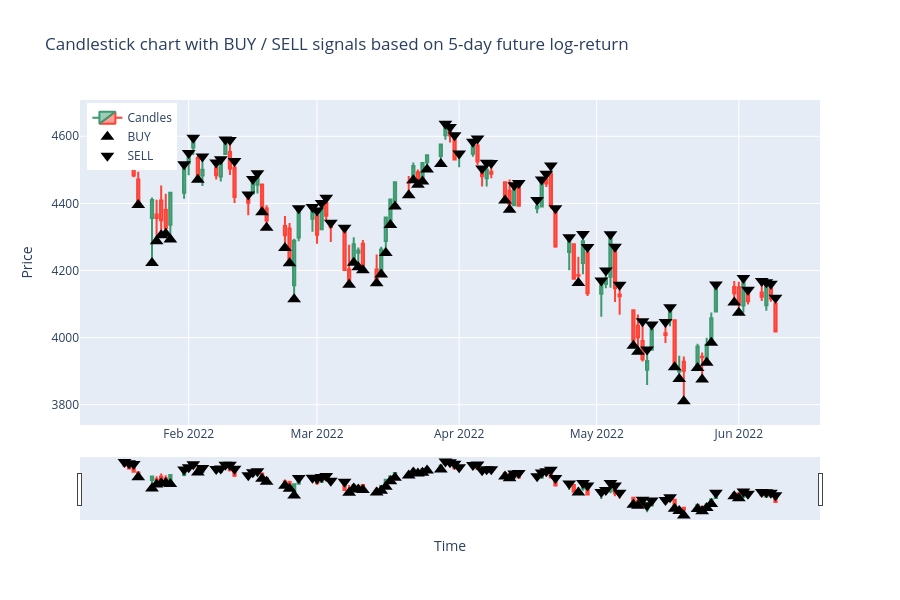

Source (notebook cell):
### Code cell
# Take a small sample (e.g. 100 points near the end)
df_slice = df_ta.iloc[-200:-100].copy()
# Identify signals
buy_signals = df_slice[df_slice['Target'] > 0.02]
sell_signals = df_slice[df_slice['Target'] < -0.02]
# Create candlestick figure
fig = go.Figure(data=[go.Candlestick(
    x=df_slice.index,   # use index for x-axis
    open=df_slice['Open'],
    high=df_slice['High'],
    low=df_slice['Low'],
    close=df_slice['Close'],
    name='Candles'
)])
# BUY signals (triangle-up)
fig.add_trace(go.Scatter(
    x=buy_signals.index,
    y=buy_signals['Low'],  # anchor near candle low
    mode='markers', 
    marker=dict(symbol='triangle-up', size=12, color='black'), 
    name='BUY'
))
# SELL signals (triangle-down)
fig.add_trace(go.Scatter(
    x=sell_signals.index,
    y=sell_signals['High'],  # anchor near candle high
    mode='markers', 
    marker=dict(symbol='triangle-down', size=12, color='black'),
    name='SELL'
))
fig.update_layout(
    title=f"Candlestick chart with BUY / SELL signals based on {HORIZON}-day future log-return",
    xaxis_title="Time", 
    yaxis_title="Price", 
    height=600,
    legend=dict(x=0.01, y=0.99)
)
path = "plots/convlstm_last_test_sample.png"
fig.write_image(path)
fig.show()
display(Image(filename=path)) # Display static image (GitHub-compatible)
